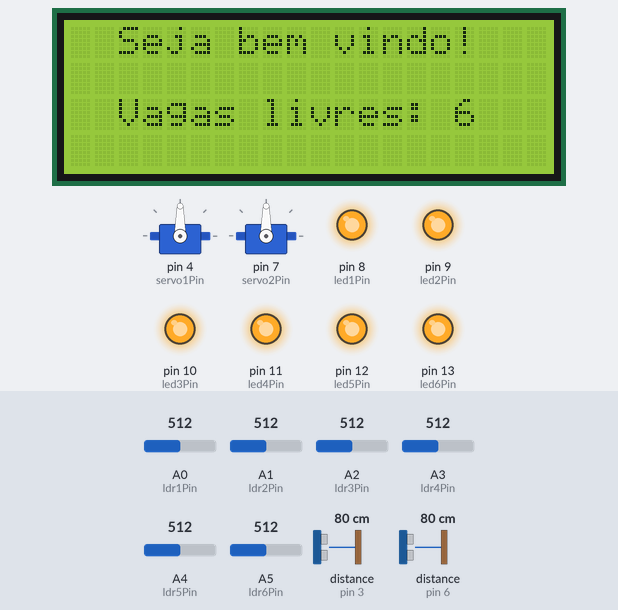
Simulated run of this sketch. Board: Arduino Uno, built with avr-gcc and run on an emulated ATmega328P. Shown: 20×4 character LCD, 2 × servo, output pins drawn as LEDs (lit = HIGH). Wiring (inferred from the names in the program): 2 × ultrasonic range finder: trigger pin 2, echo pin 3 / trigger pin 5, echo pin 6. The test bench sets the inputs (shaded band); at power-on: distance to the obstacle (sensors on pin 6, pin 3) 80 cm, A0 (ldr1Pin) = 512, A1 (ldr2Pin) = 512, A2 (ldr3Pin) = 512, A3 (ldr4Pin) = 512, A4 (ldr5Pin) = 512, A5 (ldr6Pin) = 512. The echo pulse lasts 58.3 µs per cm; pins used as bus, display or sensor lines are not drawn; what the sketch prints to the serial monitor is not drawn.

Above: at 0.1 s.
At 1.2 s:
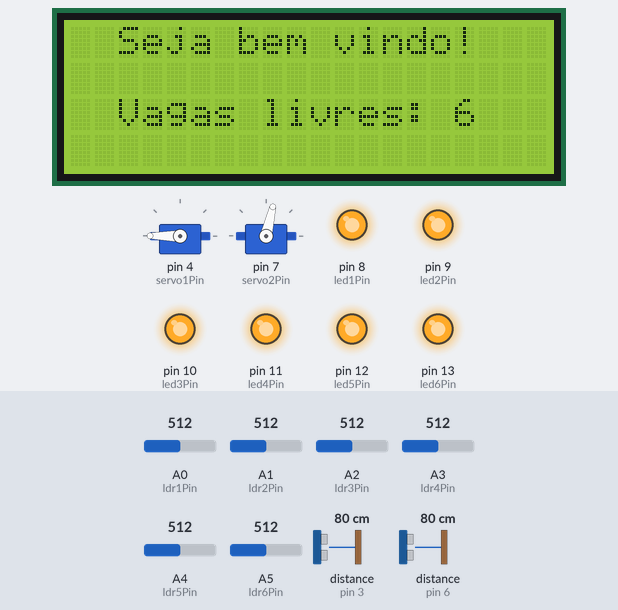
1.3 s: distance to the obstacle (sensor on pin 6) set to 35 cm
4.3 s: distance to the obstacle (sensor on pin 3) set to 9 cm
7.3 s: distance to the obstacle (sensor on pin 6) set to 18 cm
10.3 s: distance to the obstacle (sensor on pin 3) set to 35 cm
13.3 s: distance to the obstacle (sensor on pin 6) set to 120 cm
16.3 s: distance to the obstacle (sensor on pin 3) set to 18 cm
Timing chart, 0 to 19.3 s (numbered marks = the images above; inputs shaded):
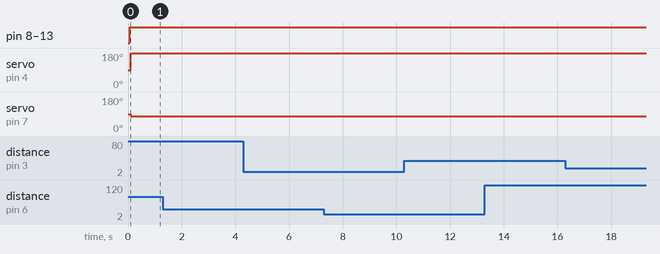

Measured:
- after the input at 1.3 s, every drawn part: stays the same
- after the input at 4.3 s, every drawn part: stays the same
- after the input at 7.3 s, every drawn part: stays the same
- after the input at 10.3 s, every drawn part: stays the same
- after the input at 13.3 s, every drawn part: stays the same
- after the input at 16.3 s, every drawn part: stays the same

The sketch:

estacionamento-inteligente.ino
```cpp
#include <Wire.h>
#include <LiquidCrystal_I2C.h>
#include <Servo.h>

int trig1Pin = 2;
int echo1Pin = 3;
int trig2Pin = 5;
int echo2Pin = 6;
int led1Pin = 8;
int led2Pin = 9;
int led3Pin = 10;
int led4Pin = 11;
int led5Pin = 12;
int led6Pin = 13;
int ldr1Pin = A0;
int ldr2Pin = A1;
int ldr3Pin = A2;
int ldr4Pin = A3;
int ldr5Pin = A4;
int ldr6Pin = A5;
int servo1Pin = 4;
int servo2Pin = 7;
int vagas = 0;
Servo servo1;
Servo servo2;
LiquidCrystal_I2C lcd(0x27, 2, 1, 0, 4, 5, 6, 7, 3, POSITIVE);

void setup()
{
  lcd.begin(20, 4);
  lcd.setBacklight(HIGH);
  servo1.attach(servo1Pin);
  servo2.attach(servo2Pin);
  pinMode(trig1Pin, OUTPUT);
  pinMode(trig2Pin, OUTPUT);
  pinMode(echo1Pin, INPUT);
  pinMode(echo2Pin, INPUT);
  pinMode(led1Pin, OUTPUT);
  pinMode(led2Pin, OUTPUT);
  pinMode(led3Pin, OUTPUT);
  pinMode(led4Pin, OUTPUT);
  pinMode(led5Pin, OUTPUT);
  pinMode(led6Pin, OUTPUT);
  pinMode(ldr1Pin, INPUT);
  pinMode(ldr2Pin, INPUT);
  pinMode(ldr3Pin, INPUT);
  pinMode(ldr4Pin, INPUT);
  pinMode(ldr5Pin, INPUT);
  pinMode(ldr6Pin, INPUT);
  pinMode(servo1Pin, OUTPUT);
  pinMode(servo2Pin, OUTPUT);
  Serial.begin(9600);
}

void loop()
{
  vagas = LeituraLdr(ldr1Pin, led2Pin) + LeituraLdr(ldr2Pin, led4Pin) + LeituraLdr(ldr3Pin, led6Pin) + LeituraLdr(ldr4Pin, led1Pin) + LeituraLdr(ldr5Pin, led3Pin) + LeituraLdr(ldr6Pin, led5Pin);
  // 250 250 250 200 200 250
  if(vagas != 0)
  {
    lcd.clear();
    lcd.setCursor(2, 0);
    lcd.print("Seja bem vindo!");

    lcd.setCursor(2, 2);
    lcd.print("Vagas livres: ");
    lcd.print(vagas);
    ControlaCancela1(LeituraUltra(trig1Pin, echo1Pin), servo1Pin);
    ControlaCancela2(LeituraUltra(trig2Pin, echo2Pin), servo2Pin);
  }
  else
  {
    lcd.setCursor(2, 0);
    lcd.print("Estamos lotados!");

    lcd.setCursor(2, 2);
    lcd.print("Vagas livres: ");
    lcd.print(vagas);
    ControlaCancela2(LeituraUltra(trig2Pin, echo2Pin), servo2Pin);
  }
  Serial.println(LeituraUltra(trig2Pin, echo2Pin));
  //Serial.println(analogRead(ldr1Pin));
}

//Realiza a leitura do sensor ultrassonico e retorna a distancia detectada
int LeituraUltra(int trigPin, int echoPin)
{
  long duration = 0, distancia = 0;
  digitalWrite(trigPin, LOW);
  delayMicroseconds(2);
  digitalWrite(trigPin, HIGH);
  delayMicroseconds(10);
  digitalWrite(trigPin, LOW);
  duration = pulseIn(echoPin, HIGH);
  distancia = duration /29 / 2;
  return distancia;
}

//Realiza a leitura do ldr e liga ou desliga o led com base na luminosidade
int LeituraLdr(int ldrPin, int ledPin)
{
  int luminosidade;
  luminosidade = analogRead(ldrPin);
  if (luminosidade > 800)
  {
    digitalWrite(ledPin, LOW);
    return 0;
  }
  else
  {
    digitalWrite(ledPin, HIGH);
    return 1;
  }

}

//Realiza o controle das cancelas com base na distancia lida pelo sensor ultrassonico
void ControlaCancela1(int distancia, int servoPin)
{
  if (distancia < 6)
  {
    servo1.write(90);
    delay(2500);
  }
  else
    servo1.write(180);
}

void ControlaCancela2(int distancia, int servoPin)
{
  if (distancia < 9)
  {
    servo2.write(10);
    delay(2500);
  }
  else
    servo2.write(77);
}
```
